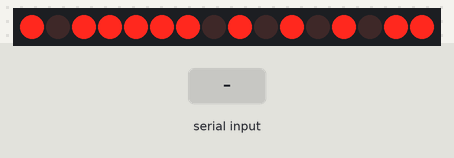
Bench run of a sketch on a simulated Arduino Uno, built with avr-gcc and run on an emulated ATmega328P. Shown: 16 shift-register outputs drawn as a row of LEDs (first output left, lit = HIGH). Wiring (inferred from the names in the program): 2 × shift register (74HC595): data pin 2; shift clock pin 3; latch pin 4. Wiring (inferred from the signals the program sends): row of LEDs: on Q0, Q1, Q2, Q3, Q4, Q5, Q6, Q7, Q8, Q9, Q10, Q11, Q12, Q13, Q14, Q15. Inputs (shaded band) come from the test bench. Random numbers use the default seed unless the sketch sets one; EEPROM starts erased; what the sketch prints to the serial monitor is not drawn.

Above: at 1.2 s.
1.3 s: "<!>" received over Serial
At 2.6 s:
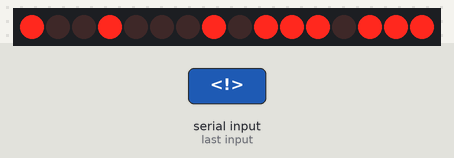
2.9 s: byte 38 ('&') received over Serial
At 4.2 s:
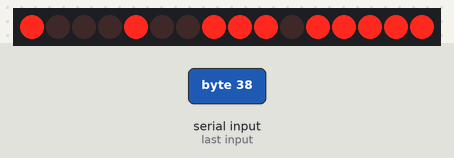
4.5 s: byte 42 ('*') received over Serial
At 5.5 s:
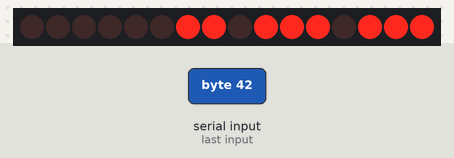
6.1 s: byte 43 ('+') received over Serial
At 7.2 s:
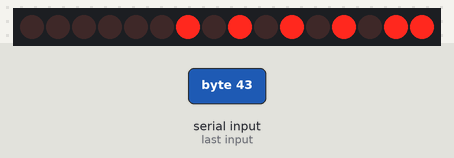
7.7 s: byte 40 ('(') received over Serial
At 8.4 s:
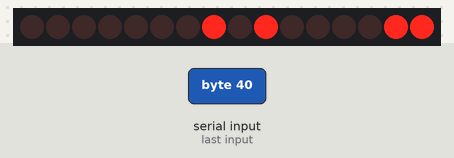
9.3 s: byte 41 (')') received over Serial
At 10.4 s:
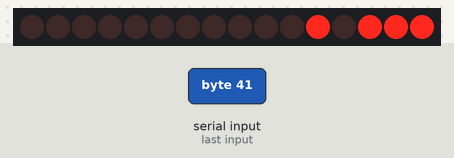
Timing chart, 0 to 11.8 s (numbered marks = the images above; inputs shaded):
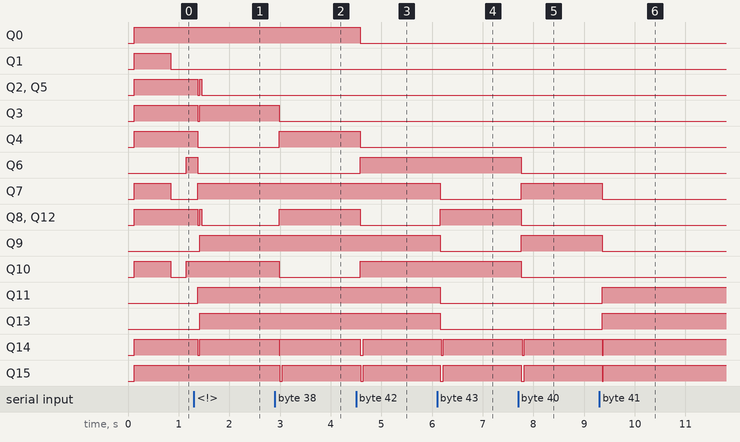

Measured:
- after the input at 2.9 s, Q3, Q10: HIGH → LOW after 0.08 s; Q4, Q8, Q12: LOW → HIGH after 0.08 s; Q14: HIGH → LOW after 0.08 s, → HIGH 0.02 s later; Q15: HIGH → LOW after 0.10 s, → HIGH 0.04 s later
- after the input at 4.5 s, Q0, Q4, Q8, Q12: HIGH → LOW after 0.08 s; Q6, Q10: LOW → HIGH after 0.08 s; Q14: HIGH → LOW after 0.08 s, → HIGH 0.06 s later; Q15: HIGH → LOW after 0.09 s, → HIGH 0.05 s later
- after the input at 6.1 s, Q7, Q9, Q11, Q13: HIGH → LOW after 0.06 s; Q8, Q12: LOW → HIGH after 0.06 s; Q14: HIGH → LOW after 0.08 s, → HIGH 0.04 s later; Q15: HIGH → LOW after 0.06 s, → HIGH 0.06 s later
- after the input at 7.7 s, Q6, Q8, Q10, Q12: HIGH → LOW after 0.06 s; Q7, Q9: LOW → HIGH after 0.06 s; Q14: HIGH → LOW after 0.08 s, → HIGH 0.04 s later; Q15: HIGH → LOW after 0.06 s, → HIGH 0.06 s later
- after the input at 9.3 s, Q7, Q9: HIGH → LOW after 0.06 s; Q11, Q13: LOW → HIGH after 0.06 s; Q14, Q15: HIGH → LOW after 0.06 s, → HIGH 0.02 s later

The sketch:

cc_FTSD.ino
```cpp
/*
	14 Segment Display Revolving Message Sketch

	By Charlie Cook a.k.a. C-Squared
	Last Edited July 31st, 2019

	This sketch allows for the storage and presentation of alphanumeric messages
	across four digits of 14 segments each. The hardware needed besides the
	displays, which themselves are LPT-3784 common-cathode modules from Lite On,
	is just one (1) CD4051 or CD4052 analog multiplexer, and two (2) CD4094
	SIPO shift registers.

	The shift registers should be hooked up head-to-tail (i.e. Q_s of the first chip
	should connect to DATA of the second chip; also tie OUT.EN. high), and the first
	14 bits should be connected to the 14 seg. displays on pins A thru P
	(the letters I and O are not used to avoid ambiguity). The last 2 bits
	of the shift registers should be fed to the A & B addressing pins of the
	multiplexer. The lower four connection pins of the mux should connect to the
	cathodes of the individual digits of the display.

	Details on which cathodes are which and how the pins map from their letter names
	to numbers can be found in the datasheet for the LPT-3784. It should be noted
	that this sheet neglects to inform that the numbering of the pins is like that
	of DIP logic chips, where pin 1 is in the lower left corner, then the number
	increases counter-clockwise to pin 18 in the upper left corner.

	Once all connections are made, The DATA, CLOCK, and STROBE inputs of the 4094s
	should connect to digital pins 2, 3, and 4 respectively. After that, simply use
	the Arduino IDE's serial monitor or something like moserial to set the message.
	Don't worry if when you boot it up the first time and see garbage, it won't
	impede writes from a serial link.

	One last note, my fontface, contained in the unsigned int arrays, only handles
	alphanumeric characters at this time. All non-A.N. characters will be rendered
	blank on the display. Also, some of the lowercase letters can look weird, so I
	recommend sticking to capitals.
*/

#include <EEPROM.h>
#define DATAPIN 2
#define CLOCKPIN 3
#define STROBEPIN 4
#define NEXTDIGIT 0x40
#define DIGITSHIFT 6
#define HIGHSHIFT 8
#define LOWMASK 0x00FF
#define DIGITDIFF 0x30
#define LOWERCASEDIFF 0x61
#define UPPERCASEDIFF 0x41

const unsigned int segTransNum[10] = {
	0x08BF,
	0x0086,
	0x1099,
	0x010F,
	0x1126,
	0x210D,
	0x1239,
	0x0881,
	0x113F,
	0x210F
};
const unsigned int segTransUpp[26] = {
	0x0586,
	0x054F,
	0x0039,
	0x044F,
	0x1039,
	0x1131,
	0x013D,
	0x1136,
	0x0449,
	0x0851,
	0x12B0,
	0x0038,
	0x20B6,
	0x2236,
	0x003F,
	0x10B1,
	0x023F,
	0x12B1,
	0x112D,
	0x0441,
	0x003E,
	0x2206,
	0x0A36,
	0x2A80,
	0x2480,
	0x0889
};
const unsigned int segTransLow[26] = {
	0x1A08,
	0x1238,
	0x1118,
	0x090E,
	0x0382,
	0x1580,
	0x210F,
	0x1230,
	0x0104,
	0x0850,
	0x06C0,
	0x0440,
	0x1514,
	0x1210,
	0x111C,
	0x3030,
	0x2107,
	0x1110,
	0x0308,
	0x1540,
	0x001C,
	0x0204,
	0x0A14,
	0x2A80,
	0x2880,
	0x1808
};

//const char message[] = "0123456789  ABCDEFGHIJKLMNOPQRSTUVWXYZ  abcdefghijklmnopqrstuvwxyz   ";
//const byte mesgLen = sizeof(message) - 1;

byte getDigit(byte d, unsigned int n) {
	unsigned int powTen = 1;
	byte k;
	for (k = 1; k < d; k++) {
		powTen *= 10;
	}
	return (byte) ((n / powTen) % 10);
}
unsigned int translate(char c) {
	if (isDigit(c)) {
		return segTransNum[c - DIGITDIFF];
	} else if (isLowerCase(c)) {
		return segTransLow[c - LOWERCASEDIFF];
	} else if (isUpperCase(c)) {
		return segTransUpp[c - UPPERCASEDIFF];
	} else {
		switch(c) {
			case '!' : return 0x0C81; break;
			case '\"' : return 0x0042; break;
			case '#' : return 0x154E; break;
			case '$' : return 0x2649; break;
			case '%' : return 0x08A4; break;
			case '&' : return 0x3B91; break;
			case '\'' : return 0x0002; break;
			case '(' : return 0x0280; break;
			case ')' : return 0x2800; break;
			case '*' : return 0x2EC0; break;
			case '+' : return 0x1540; break;
			case ',' : return 0x0800; break;
			case '-' : return 0x1100; break;
			case '.' : return 0x0400; break;
			case '/' : return 0x0880; break;
			case ':' : return 0x0440; break;
			case ';' : return 0x0840; break;
			case '<' : return 0x0888; break;
			case '=' : return 0x1108; break;
			case '>' : return 0x2208; break;
			case '?' : return 0x0503; break;
			case '@' : return 0x1A37; break;
			case '[' : return 0x0039; break;
			case '\\' : return 0x2200; break;
			case ']' : return 0x000F; break;
			case '^' : return 0x0A00; break;
			case '_' : return 0x0008; break;
			case '`' : return 0x2000; break;
			case '{' : return 0x1280; break;
			case '|' : return 0x0006; break;
			case '}' : return 0x2900; break;
			case '~' : return 0x0914; break;
			default : return 0;
		}
	}
}

byte i, j, high, low, loops, temp;
char c;
unsigned int t, addr, k;
String message;
byte mesgLen;
void setup() {
	pinMode(DATAPIN, OUTPUT);
	pinMode(CLOCKPIN, OUTPUT);
	pinMode(STROBEPIN, OUTPUT);

	digitalWrite(DATAPIN, LOW);
	digitalWrite(CLOCKPIN, LOW);
	digitalWrite(STROBEPIN, HIGH);

	Serial.begin(9600);
	Serial.println("14 Segment Display with Programmable Message");

	loops = 0;
	j = 0;
	message = "";

	low = EEPROM.read(1022);
	high = EEPROM.read(1023);
	//Serial.println("HIGH: " + String(high) + "; LOW: " + String(low));
	addr = high;
	addr = addr << HIGHSHIFT;
	addr = addr | low;
	//Serial.println("Message address: " + String(addr));

	temp = EEPROM.read(addr);
	if (temp > 0 && temp <= 128) {
		Serial.println("Stored message found! Length is " + String(temp));
		k = addr + 1;
		//Serial.println(String(addr + temp));
		do {
			c = EEPROM.read(k);
			Serial.print(c);
			message.concat(c);
			k++;
		} while (k <= addr + temp && c != 0 && c != 0xFF);
		Serial.println();
	} else {
		Serial.println("Error! Cannot find stored message!");
		message = "PLEASE SET THIS MESSAGE VIA A SERIAL LINK   ";
	}
	mesgLen = message.length();

	Serial.println("Send a new message if you like (limit of 128 chars)");
	Serial.print("$ ");
}

void loop() {
	for (i = 0; i < 4; i++) {
		t = translate(message[(j + 3 - i) % mesgLen]);
		high = (byte) (t >> HIGHSHIFT);
		low = (byte) (t & LOWMASK);
		high += (i << DIGITSHIFT);
		digitalWrite(STROBEPIN, LOW);
		shiftOut(DATAPIN, CLOCKPIN, MSBFIRST, high);
		shiftOut(DATAPIN, CLOCKPIN, MSBFIRST, low);
		digitalWrite(STROBEPIN, HIGH);
		delay(5);
	}

	loops++;
	if (loops == 8) {
		loops = 0;
		j++;
		j %= mesgLen;
	}

	if (Serial.available() > 0) {
		message = "";
		while (Serial.available() > 0) {
			c = Serial.read();
			message.concat(c);
			delay(1);
		}
		if (message.length() > 0) {
			mesgLen = message.length();
			Serial.println("Message recieved! Length: " + String(mesgLen));
			Serial.println("Message: " + message);
			addr = (unsigned int) random(2, 1020 - mesgLen);
			Serial.println("Message Address will be " + String(addr));
			low = addr & LOWMASK;
			high = addr >> HIGHSHIFT;
			//Serial.println("HIGH: " + String(high) + "; LOW: " + String(low));
			EEPROM.write(1022, low);
			EEPROM.write(1023, high);
			EEPROM.write(addr, mesgLen);
			for (k = addr; k < addr + mesgLen; k++) {
				EEPROM.write(k + 1, message.charAt(k - addr));
			}
			EEPROM.write(k + 1, 0);
			Serial.println("Length Confirmation (Read from EEPROM): " + String(EEPROM.read(addr)));
			Serial.print("$ ");
			j = 0;
			loops = 0;
		}
	}
}
```
